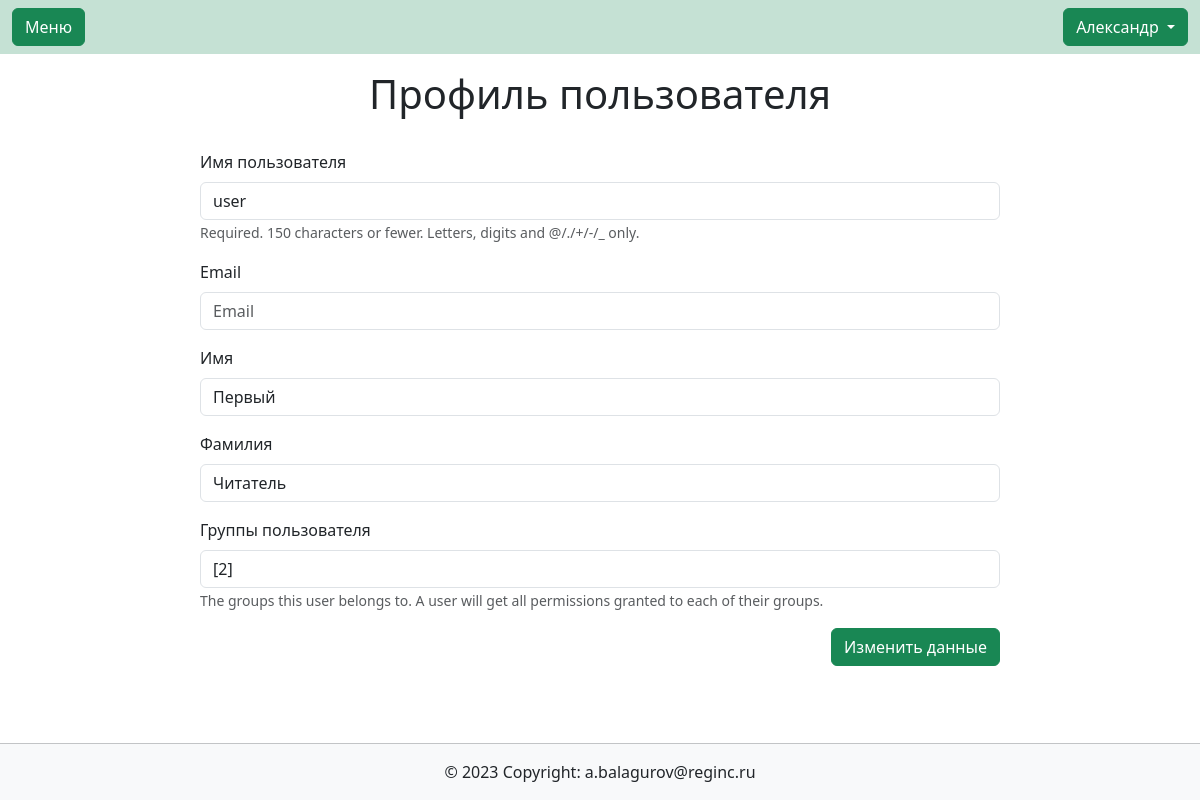
Page /users/profile/2/ (signed in) on the earlier database version.
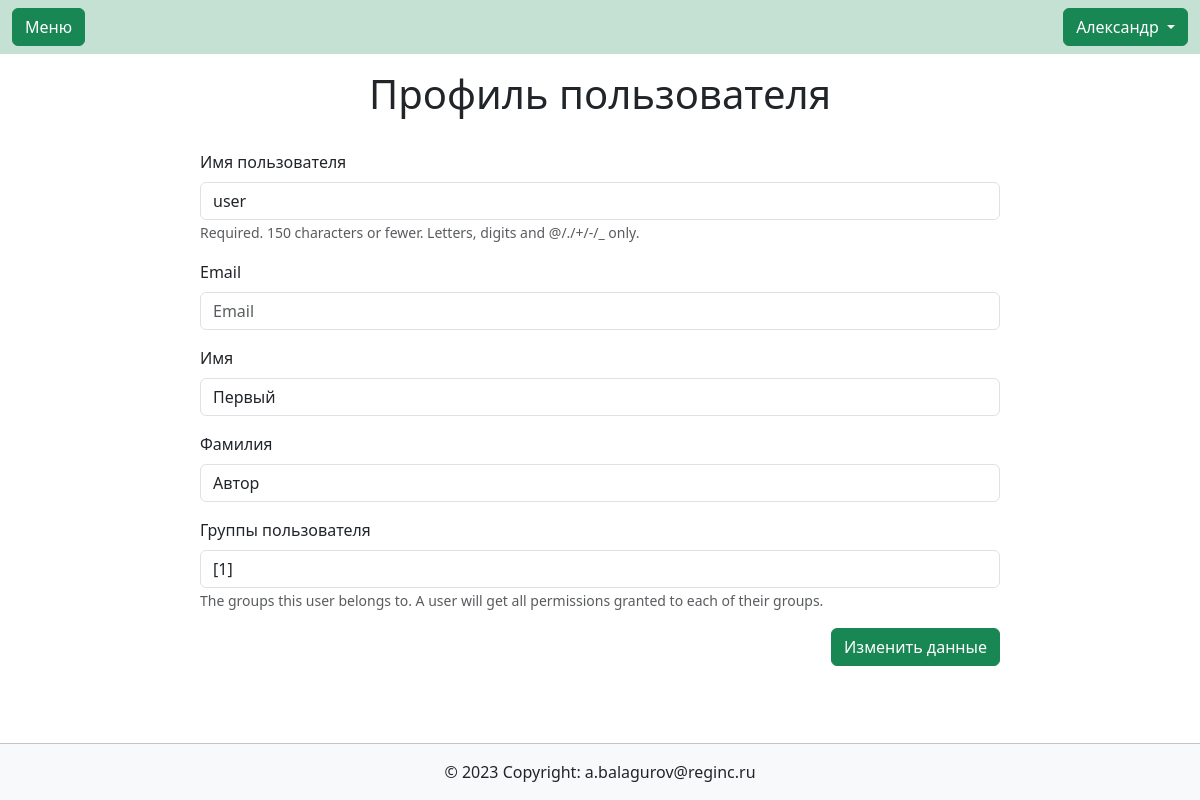
Same page on the later database version.
### users/models.py (models this page shows, shortened)
class User(AbstractUser):
    description = models.CharField(max_length=150, blank=True, verbose_name='Занимаемая должность',)
    class Meta:
        verbose_name_plural = 'Пользователи'
        default_permissions = ()
        permissions = [
            ('edit_profile', 'Сan change his profile data'),
            ('user_administration', 'Can add, change and delete user data')
        ]

### users/views.py (the view)
# urls.py: path('profile/', views.profile, name='profile'),
@permission_required('users.edit_profile', raise_exception=True)
def profile(request, id=None):
    if request.method == 'POST':
        if id is not None and request.user.has_perm('users.user_administration'):
            instance = User.objects.get(pk=id)
            form = AdminCustumUserChangeForm(request.POST, instance=instance)
            if form.is_valid():
                form.save()
                return redirect('users:listusers', permanent=True)
        else:
            instance = request.user
            form = CustumUserChangeForm(request.POST, instance=instance)
            if form.is_valid():
                form.save()
                return redirect('users:profile', permanent=True)
    else:
        if id is not None and request.user.has_perm('users.user_administration'):
            instance = User.objects.get(pk=id)
            form = AdminCustumUserChangeForm(instance=instance)
        else:
            instance = request.user
            form = CustumUserChangeForm(instance=instance)
    return render(request, 'users/profile.html', {'form': form, 'customer': instance})

### users/forms.py
class AdminCustumUserChangeForm(forms.ModelForm):
    class Meta:
        model = get_user_model()
        fields = ['username', 'email', 'first_name', 'last_name', 'groups']
        labels = {
            'username': 'Имя пользователя',
            'email': 'Email',
            'first_name': 'Имя',
            'last_name': 'Фамилия',
            'groups': 'Группы пользователя',
        }
        widgets = {
            'username': forms.TextInput(),
            'email': forms.TextInput(),
            'first_name': forms.TextInput(),
            'last_name': forms.TextInput(),
            'groups': Select2MultipleWidget(),
        }

### users/templates/users/profile.html (shortened to what this page needs)
{% extends  'base.html' %}
{% load bootstrap5 %}
{% block content %}
<h1 class="text-center py-3">Профиль пользователя</h1>
<form class="form col-10 col-lg-8 mx-auto py-2" method="POST">
    {% bootstrap_form form %}
    {% bootstrap_button "Изменить данные" button_type="submit" button_class="btn-success float-end" %}
</form>
{% endblock content %}

Differences in the rows shown:
changed User "user": last_name "Читатель" → "Автор"
Other differences:
form field groups: "[2]" → "[1]"
